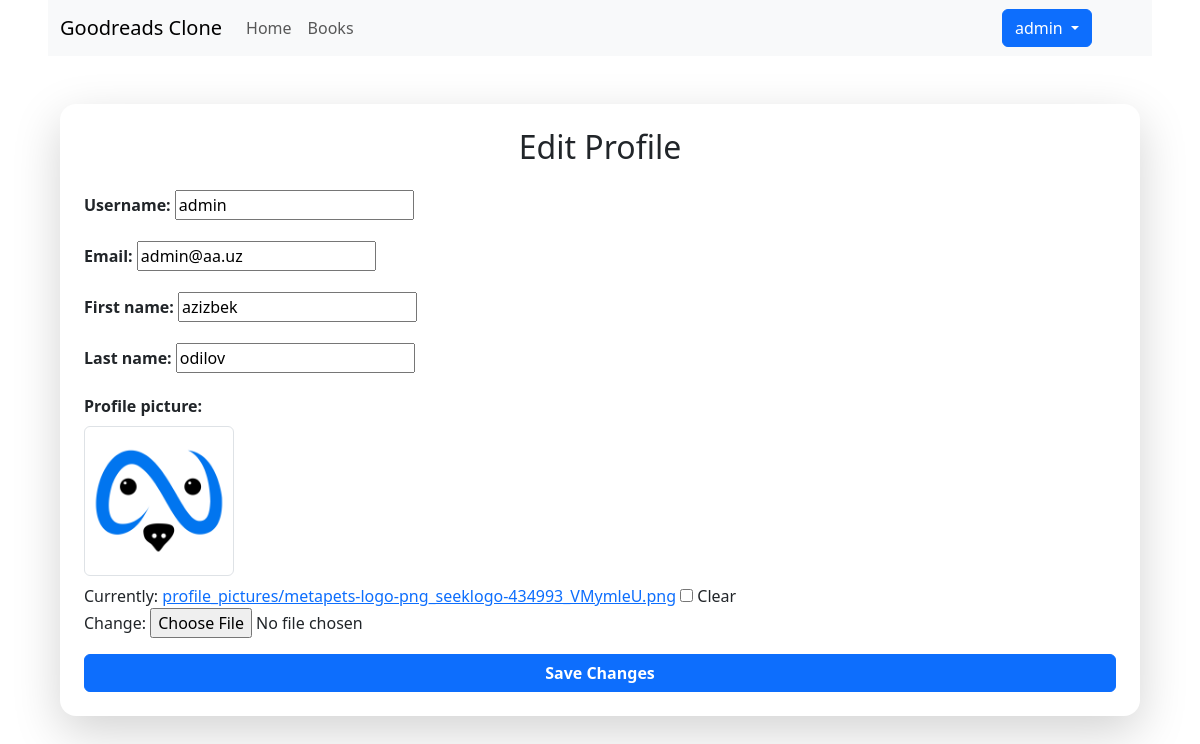
The app's page /users/profile/edit/ (signed in) with its own data.
### users/models.py (models this page shows, shortened)
class CustomUser(AbstractBaseUser, PermissionsMixin):
    email = models.EmailField(unique=True)
    first_name = models.CharField(max_length=30, blank=True, null=True)
    last_name = models.CharField(max_length=30, blank=True, null=True)
    username = models.CharField(max_length=150, unique=True, blank=True, null=True)
    profile_picture = models.ImageField(upload_to="profile_pictures/", null=True, blank=True)
    is_active = models.BooleanField(default=True)
    is_staff = models.BooleanField(default=False)
    objects = CustomUserManager()
    USERNAME_FIELD = "username"
    REQUIRED_FIELDS = ["email", "first_name", "last_name"]

### users/views.py (the view, shortened to what this page needs)
# urls.py: path("profile/edit/", ProfileUpdateView.as_view(), name="profile_edit"),
class ProfileUpdateView(LoginRequiredMixin, View):
    def get(self, request):
        form = UserUpdateForm(instance=request.user)
        return render(request, "users/profile_edit.html", {"form": form})

### users/forms.py
class UserUpdateForm(forms.ModelForm):
    profile_picture = forms.ImageField(required=False)
    class Meta:
        model = CustomUser
        fields = ["username", "email", "first_name", "last_name", "profile_picture"]

### users/templates/users/profile_edit.html (shortened to what this page needs)
{% extends "base.html" %}
{% block content %}
    <div class="container mt-5">
        <div class="card shadow-lg p-4 border-0 rounded-4">
            <h2 class="text-center mb-4">Edit Profile</h2>
            <form method="post" enctype="multipart/form-data" class="needs-validation" novalidate>
                <div class="mb-3">
                    <label class="form-label fw-bold">Username:</label>
                    {{ form.username }}
                </div>
                <div class="mb-3">
                    <label class="form-label fw-bold">Email:</label>
                    {{ form.email }}
                </div>
                <div class="mb-3">
                    <label class="form-label fw-bold">First name:</label>
                    {{ form.first_name }}
                </div>
                <div class="mb-3">
                    <label class="form-label fw-bold">Last name:</label>
                    {{ form.last_name }}
                </div>
                <div class="mb-3">
                    <label class="form-label fw-bold">Profile picture:</label>
                    {% if form.instance.profile_picture %}
                        <div class="mb-2">
                            <img src="{{ form.instance.profile_picture.url }}" alt="Profile Picture" class="img-thumbnail" width="150">
                        </div>
                    {% endif %}
                    {{ form.profile_picture }}
                </div>
                <button type="submit" class="btn btn-primary w-100 fw-bold">Save Changes</button>
            </form>
        </div>
    </div>
{% endblock %}

### templates/base.html (shortened to what this page needs)
<!DOCTYPE html>
<html lang="en">
{% load static %}
{% url 'home_page' as home_page_url %}
{% url 'books:list' as books_page_url %}
{% url 'users:profile' as profile_page_url %}
<head>
    <link rel="stylesheet" href="https://cdn.jsdelivr.net/npm/bootstrap@5.3.0/dist/css/bootstrap.min.css">
    <link href="https://cdn.jsdelivr.net/npm/bootstrap@5.3.3/dist/css/bootstrap.min.css" rel="stylesheet"></head>
<body class="mx-5">
<nav class="navbar navbar-expand-lg bg-body-tertiary">
  <div class="container-fluid">
    <a class="navbar-brand" href="{% url 'landing_page' %}">Goodreads Clone</a>
    <div class="collapse navbar-collapse" id="navbarSupportedContent">
      <ul class="navbar-nav me-auto mb-2 mb-lg-0">
        <li class="nav-item">
          <a class="nav-link {% if request.path == home_page_url %} active {% endif %}" aria-current="page" href="{{ home_page_url }}">Home</a>
        </li>
        <li class="nav-item">
          <a class="nav-link {% if request.path == books_page_url %} active {% endif %}" aria-current="page" href="{{ books_page_url }}">Books</a>
        </li>
      </ul>
        <div class="me-5">
            {% if request.user.is_authenticated %}
                <div class="btn-group">
                  <button type="button" class="btn btn-primary dropdown-toggle {% if request.path == profile_page_url %} active {% endif %}" data-bs-toggle="dropdown" aria-expanded="false">
                      {{ request.user.username }}
                  </button>
                </div>
            {% else %}
                <a class="btn btn-outline-primary" href="{% url 'users:login' %}">Login</a>
            {% endif %}
        </div>
    </div>
  </div>
</nav>
{% block content %}{% endblock %}
</body>
</html>

### records on screen
CustomUser: user.username "admin", username "admin", email "admin@aa.uz", first_name "azizbek", last_name "odilov", instance.profile_picture (picture)
